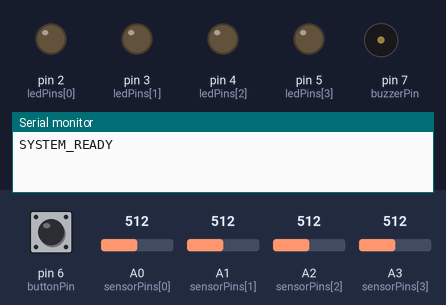
A sketch run on a simulated Arduino Uno, built with avr-gcc and run on an emulated ATmega328P. On the bench: output pins drawn as LEDs (lit = HIGH), buzzer (waves = sounding, pin HIGH), the last lines printed to the serial monitor. The test bench sets the inputs (shaded band); at power-on: pin 6 (buttonPin) HIGH, A0 (sensorPins[0]) = 512, A1 (sensorPins[1]) = 512, A2 (sensorPins[2]) = 512, A3 (sensorPins[3]) = 512. Random numbers use the default seed unless the sketch sets one.

Above: at 1.2 s.
1.3 s: pin 6 (buttonPin) pulled LOW for 0.15 s
At 2.0 s:
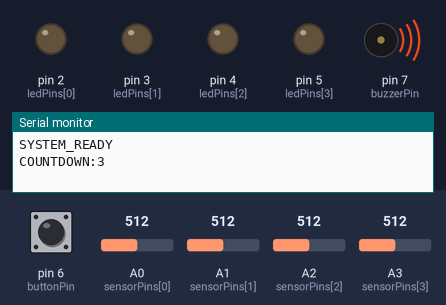
4.4 s: A0 (sensorPins[0]) set to 21
At 5.0 s:
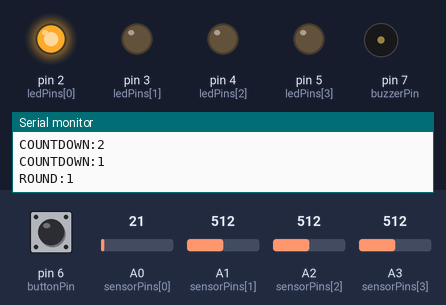
7.4 s: A0 (sensorPins[0]) set to 18
At 9.3 s:
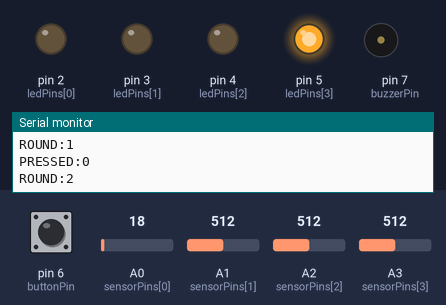
10.4 s: A0 (sensorPins[0]) set to 30
11.9 s: A1 (sensorPins[1]) set to 22
13.4 s: A1 (sensorPins[1]) set to 17
At 13.5 s:
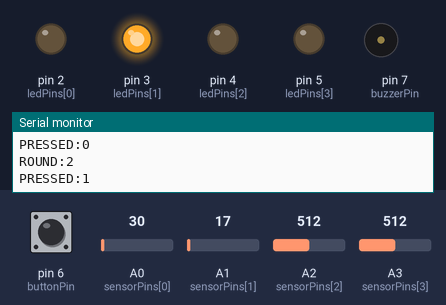
Timing chart, 0 to 17.4 s (numbered marks = the images above; inputs shaded):
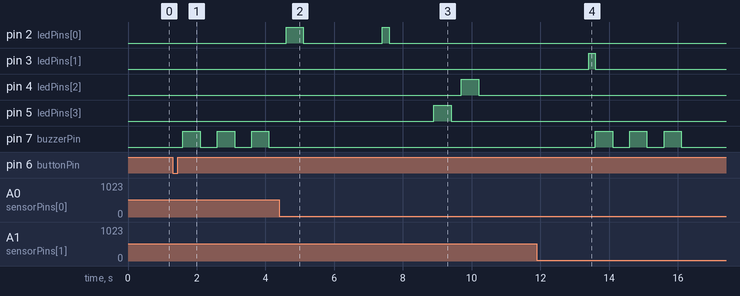

Measured:
- the behaviour switches between 20 and 19 on A0 (sensorPins[0]) (found by bisection; images 2 and 3)
- the behaviour switches between 20 and 19 on A1 (sensorPins[1]) (found by bisection; images 3 and 4)
- after the input at 1.3 s, pin 7 (buzzerPin): alternates HIGH for 0.50 s and LOW for 0.50 s, starting after 0.30 s
- after the input at 7.4 s, pin 2 (ledPins[0]): LOW → HIGH at once, → LOW 0.20 s later; pin 4 (ledPins[2]): LOW → HIGH after 2.3 s, → LOW 0.50 s later; pin 5 (ledPins[3]): LOW → HIGH after 1.5 s, → LOW 0.50 s later
- after the input at 10.4 s, every drawn part: stays the same
- after the input at 11.9 s, every drawn part: stays the same
- after the input at 13.4 s, pin 3 (ledPins[1]): LOW → HIGH at once, → LOW 0.20 s later; pin 7 (buzzerPin): alternates HIGH for 0.50 s and LOW for 0.50 s, 6 changes in all, then stays LOW, starting after 0.20 s

The sketch:

COE421L_Project.ino
```cpp
const int ledPins[4] = {2, 3, 4, 5};       // LEDs on pins 2-5
const int sensorPins[4] = {A0, A1, A2, A3}; // Light sensors on A0-A3
const int buzzerPin = 7;                    // Buzzer on pin 7
const int buttonPin = 6;                    // Start button on pin 6
const int SENSOR_THRESHOLD = 20;            // Covered = <20, Uncovered = >20

int currentRound = 1;
String sequence = "";
bool gameActive = false;

void setup() {
  Serial.begin(9600); // USB Serial
  for(int i=0; i<4; i++) pinMode(ledPins[i], OUTPUT);
  pinMode(buzzerPin, OUTPUT);
  pinMode(buttonPin, INPUT_PULLUP);
  randomSeed(analogRead(A5));
  Serial.println("SYSTEM_READY");
}

void loop() {
  if(!gameActive) {
    waitForStartButton();
    startCountdown();  // 3-second countdown with buzzer
    gameActive = true;
    currentRound = 1;
    Serial.println("ROUND:" + String(currentRound));
  }

  if(gameActive) {
    sequence = generateSequence(currentRound);
    playSequence();
    bool success = validatePlayerInput();

    if(success) {
      currentRound++;
      Serial.println("ROUND:" + String(currentRound));
      delay(1000);
    } else {
      gameOver();
      gameActive = false;
    }
  }
}

// New countdown function
void startCountdown() {
  for(int i = 3; i > 0; i--) {
    digitalWrite(buzzerPin, HIGH);
    Serial.println("COUNTDOWN:" + String(i));
    delay(500);  // 0.5 second buzzer on
    digitalWrite(buzzerPin, LOW);
    delay(500);  // 0.5 second buzzer off
  }
}

String generateSequence(int length) {
  String seq = "";
  for(int i=0; i<length; i++) seq += String(random(0,4));
  return seq;
}

void playSequence() {
  for(int i=0; i<sequence.length(); i++) {
    int led = sequence.charAt(i) - '0';
    digitalWrite(ledPins[led], HIGH);
    delay(500);
    digitalWrite(ledPins[led], LOW);
    delay(300);
  }
}

bool validatePlayerInput() {
  for(int step=0; step<sequence.length(); step++) {
    int expectedSensor = sequence.charAt(step) - '0';
    bool correct = false;
    unsigned long start = millis();

    while(millis()-start < 10000 && !correct) {
      for(int sensor=0; sensor<4; sensor++) {
        if(analogRead(sensorPins[sensor]) < SENSOR_THRESHOLD) {
          Serial.println("PRESSED:" + String(sensor));
          digitalWrite(ledPins[sensor], HIGH);
          delay(200);

          if(sensor == expectedSensor) {
            correct = true;
          } else {
            digitalWrite(ledPins[sensor], LOW);
            return false;
          }

          digitalWrite(ledPins[sensor], LOW);
          delay(300);
          break;
        }
      }
    }
    if(!correct) return false;
  }
  return true;
}

void gameOver() {
  Serial.println("GAME_OVER");
  for(int i=0; i<3; i++) {
    digitalWrite(buzzerPin, HIGH);
    delay(500);
    digitalWrite(buzzerPin, LOW);
    delay(500);
  }
}

void waitForStartButton() {
  while(digitalRead(buttonPin) == HIGH); // Wait for button press (LOW)
  delay(300); // Debounce
}
```
